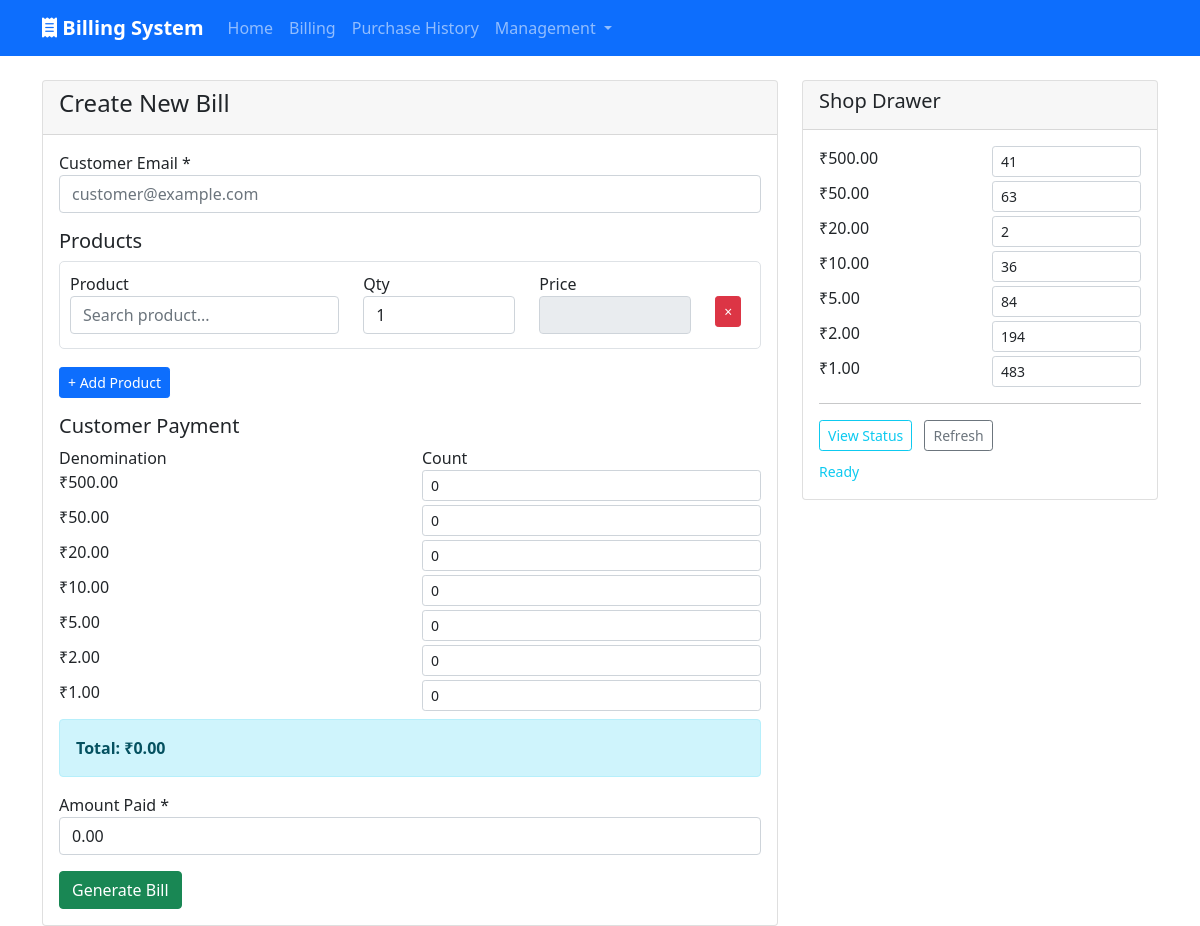
The page /billing/ on the database as committed earlier.
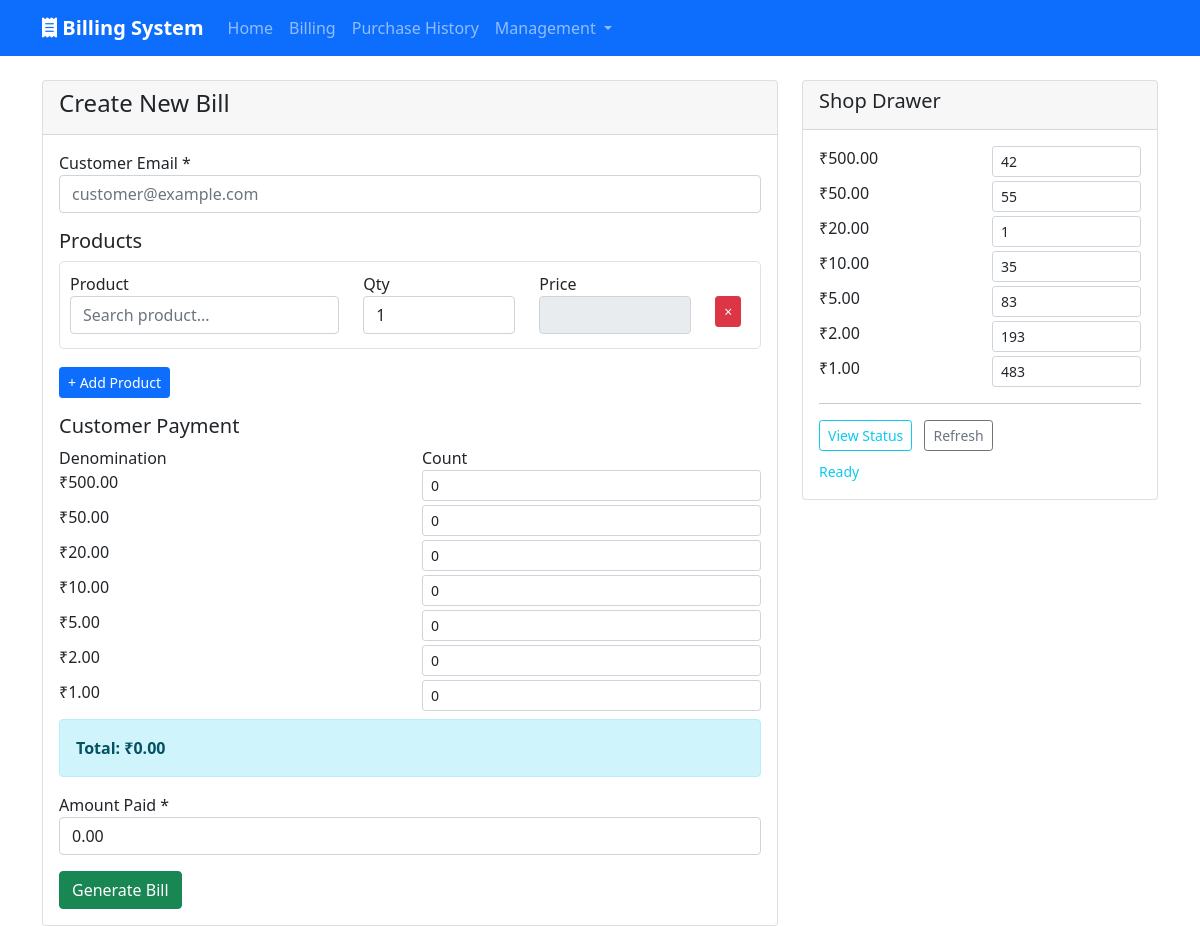
The same page on the database as committed later.
### billing/models.py (models this page shows, shortened)
class Denomination(models.Model):
    value = models.DecimalField(max_digits=10, decimal_places=2)
    count = models.PositiveIntegerField(default=0)
    class Meta:
        ordering = ['-value']

### billing/views.py (the view)
# urls.py: path('billing/', views.billing_page, name='billing'),
def billing_page(request):
    form = BillingForm()
    denominations = Denomination.objects.all().order_by('-value')
    context = {
        'form': form,
        'denominations': denominations,
    }
    return render(request, 'billing/billing.html', context)

### billing/forms.py
class BillingForm(forms.Form):
    customer_email = forms.EmailField(
        widget=forms.EmailInput(attrs={'class': 'form-control', 'placeholder': 'customer@example.com'})
    )
    amount_paid = forms.DecimalField(
        max_digits=12,
        decimal_places=2,
        widget=forms.NumberInput(attrs={'class': 'form-control', 'step': '0.01', 'min': '0'})
    )

### billing/templates/billing/billing.html (shortened to what the changed rows need)
{% extends 'base.html' %}
{% block content %}
<div class="row">
    <div class="col-md-8">
        <div class="card">
            <div class="card-body">
                <form id="billingForm">
                    <div class="mb-3">
                        {% for denomination in denominations %}
                        <div class="row mb-1">
                            <div class="col-md-6">
                                <label>₹{{ denomination.value }}</label>
                            </div>
                            <div class="col-md-6">
                                <input type="number" class="form-control form-control-sm customer-denomination-count"
                                       data-value="{{ denomination.value }}" value="0" min="0">
                            </div>
                        </div>
                        {% endfor %}
                    </div>
                </form>
            </div>
        </div>
    </div>
    <div class="col-md-4">
        <div class="card">
            <div class="card-body">
                {% for denomination in denominations %}
                <div class="row mb-1">
                    <div class="col-6">
                        <label>₹{{ denomination.value }}</label>
                    </div>
                    <div class="col-6">
                        <input type="number" class="form-control form-control-sm denomination-count"
                               data-value="{{ denomination.value }}" value="{{ denomination.count }}" min="0">
                    </div>
                </div>
                {% endfor %}
            </div>
        </div>
    </div>
</div>
{% endblock %}

Rows that differ between the two databases and show on the page:
changed Denomination (number 1 of 7 on the later page): count "41" → "42"
changed Denomination (number 2 of 7 on the later page): count "63" → "55"
changed Denomination (number 3 of 7 on the later page): count "2" → "1"
changed Denomination (number 4 of 7 on the later page): count "36" → "35"
changed Denomination (number 5 of 7 on the later page): count "84" → "83"
changed Denomination (number 6 of 7 on the later page): count "194" → "193"
